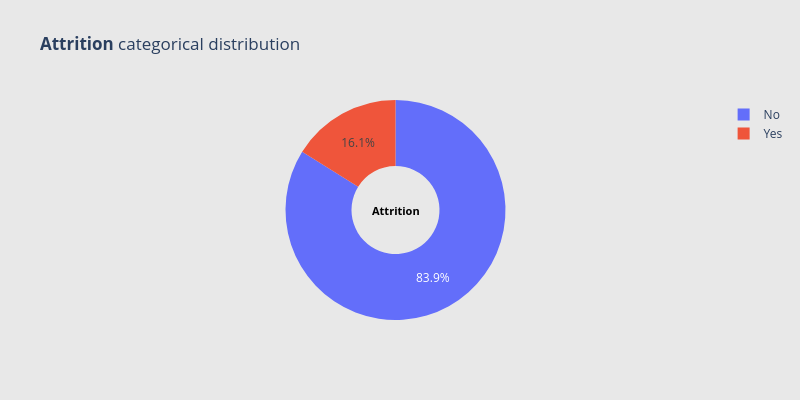
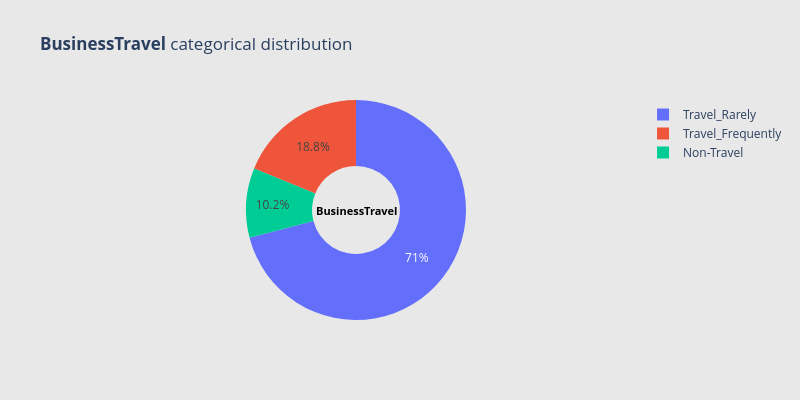
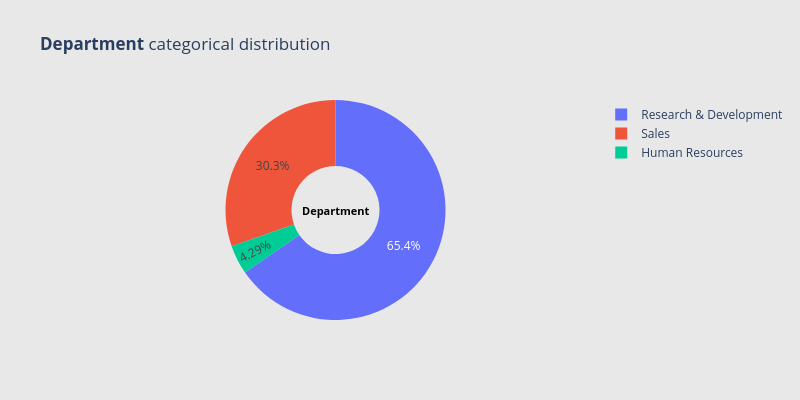
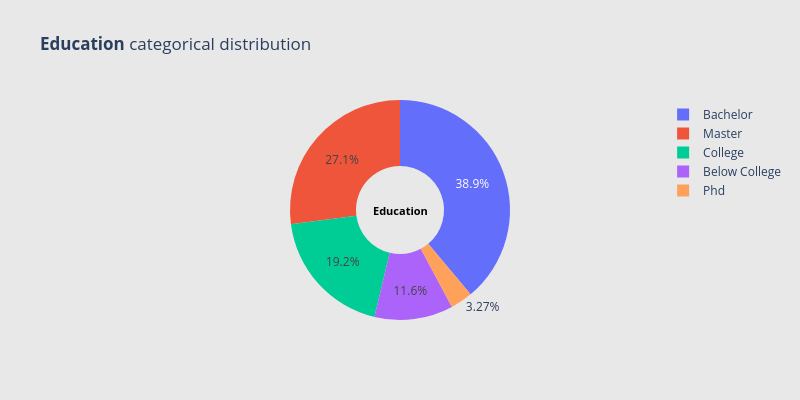

Write notebook code for charts like these, in order.
### Code cell
for i in obj_val_col:
    myUtilityFunction.plot_categorical(data_df, i)

### Figure 1 — Plotly figure (JSON) as saved in the notebook; plotly's stock layout.template omitted (floating-point values rounded to 4 significant figures)
{"data": [{"hole": 0.4, "hoverinfo": "label+value+name", "labels": ["No", "Yes"], "name": "Attrition", "type": "pie", "values": [1233, 237]}], "layout": {"annotations": [{"font": {"color": "black", "size": 11}, "showarrow": false, "text": "<b>Attrition</b>", "x": 0.5, "y": 0.5}], "autosize": false, "height": 400, "paper_bgcolor": "#e8e8e8", "plot_bgcolor": "#e8e8e8", "title": {"text": "<b>Attrition</b> categorical distribution"}, "width": 800}}

### Figure 2 — Plotly figure (JSON) as saved in the notebook; plotly's stock layout.template omitted (floating-point values rounded to 4 significant figures)
{"data": [{"hole": 0.4, "hoverinfo": "label+value+name", "labels": ["Travel_Rarely", "Travel_Frequently", "Non-Travel"], "name": "BusinessTravel", "type": "pie", "values": [1043, 277, 150]}], "layout": {"annotations": [{"font": {"color": "black", "size": 11}, "showarrow": false, "text": "<b>BusinessTravel</b>", "x": 0.5, "y": 0.5}], "autosize": false, "height": 400, "paper_bgcolor": "#e8e8e8", "plot_bgcolor": "#e8e8e8", "title": {"text": "<b>BusinessTravel</b> categorical distribution"}, "width": 800}}

### Figure 3 — Plotly figure (JSON) as saved in the notebook; plotly's stock layout.template omitted (floating-point values rounded to 4 significant figures)
{"data": [{"hole": 0.4, "hoverinfo": "label+value+name", "labels": ["Research & Development", "Sales", "Human Resources"], "name": "Department", "type": "pie", "values": [961, 446, 63]}], "layout": {"annotations": [{"font": {"color": "black", "size": 11}, "showarrow": false, "text": "<b>Department</b>", "x": 0.5, "y": 0.5}], "autosize": false, "height": 400, "paper_bgcolor": "#e8e8e8", "plot_bgcolor": "#e8e8e8", "title": {"text": "<b>Department</b> categorical distribution"}, "width": 800}}

### Figure 4 — Plotly figure (JSON) as saved in the notebook; plotly's stock layout.template omitted (floating-point values rounded to 4 significant figures)
{"data": [{"hole": 0.4, "hoverinfo": "label+value+name", "labels": ["Bachelor", "Master", "College", "Below College", "Phd"], "name": "Education", "type": "pie", "values": [572, 398, 282, 170, 48]}], "layout": {"annotations": [{"font": {"color": "black", "size": 11}, "showarrow": false, "text": "<b>Education</b>", "x": 0.5, "y": 0.5}], "autosize": false, "height": 400, "paper_bgcolor": "#e8e8e8", "plot_bgcolor": "#e8e8e8", "title": {"text": "<b>Education</b> categorical distribution"}, "width": 800}}
